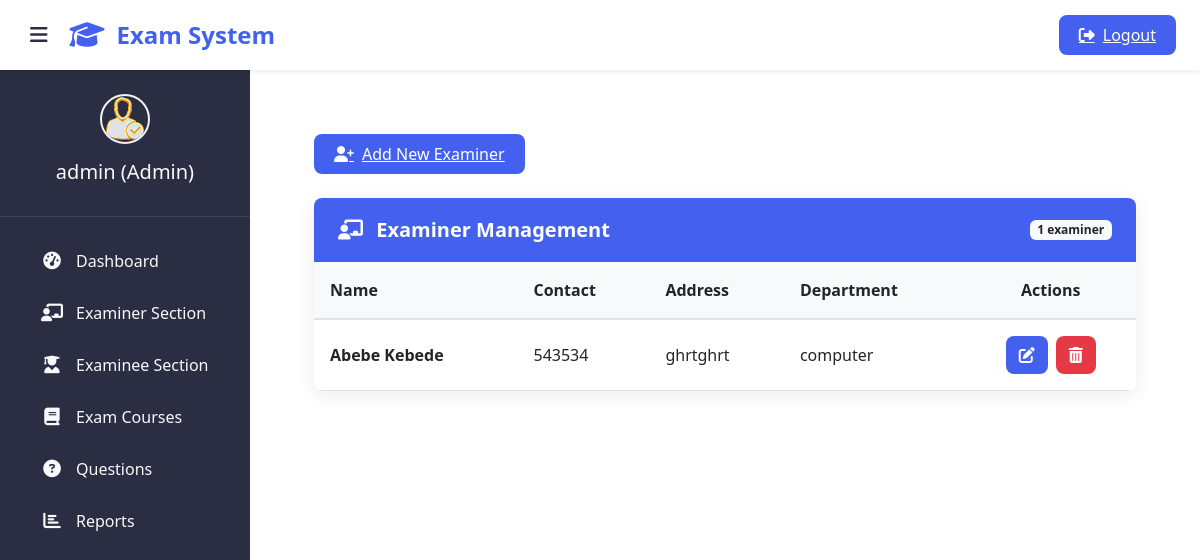
The app's page /admin-view-teacher (signed in), older data.
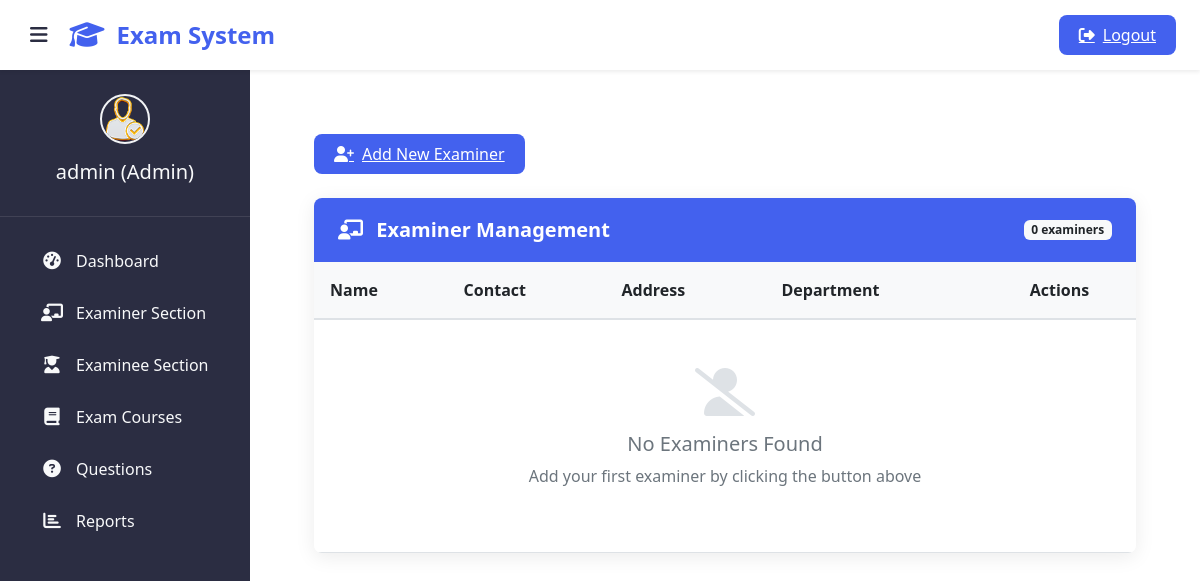
The same page, newer data.
### teacher/models.py (models this page shows, shortened)
class Teacher(models.Model):
    user=models.OneToOneField(User,on_delete=models.CASCADE)
    profile_pic= models.ImageField(upload_to='profile_pic/Teacher/',null=True,blank=True)
    address = models.CharField(max_length=40)
    mobile = models.CharField(max_length=20,null=False)
    status= models.BooleanField(default=False)
    salary=models.PositiveIntegerField(null=True)
    department = models.CharField(max_length=100)
    @property
    def get_name(self):
        return self.user.first_name+" "+self.user.last_name

### exam/views.py (the view)
# urls.py: path('admin-view-teacher', views.admin_view_teacher_view,name='admin-view-teacher'),
@login_required(login_url='adminlogin')
def admin_view_teacher_view(request):
    teachers= TMODEL.Teacher.objects.all().filter(status=True)
    return render(request,'exam/admin_view_teacher.html',{'teachers':teachers})

### templates/exam/admin_view_teacher.html (shortened to what this page needs)
{% extends 'exam/adminbase.html' %}
{% block content %}
{% load static %}
<head>
  <link href="https://cdn.jsdelivr.net/npm/bootstrap@5.3.0/dist/css/bootstrap.min.css" rel="stylesheet">
  <link rel="stylesheet" href="https://cdnjs.cloudflare.com/ajax/libs/font-awesome/6.4.0/css/all.min.css">
</head>
<div class="dashboard-container">
  <a href="{% url 'teachersignup' %}" class="add-examiner-btn">
    <i class="fas fa-user-plus"></i> Add New Examiner
  </a>
  <div class="card">
    <div class="card-header d-flex justify-content-between align-items-center">
      <h5 class="card-title"><i class="fas fa-chalkboard-teacher me-2"></i> Examiner Management</h5>
      <span class="badge bg-light text-dark">{{ teachers.count }} examiner{{ teachers.count|pluralize }}</span>
    </div>
    <div class="table-responsive">
      <table class="table table-hover align-middle">
        <thead>
          <tr>
            <th>Name</th>
            <th>Contact</th>
            <th>Address</th>
            <th>Department</th>
            <th class="text-center">Actions</th>
          </tr>
        </thead>
        <tbody>
          {% if teachers %}
            {% for t in teachers %}
              <tr>
                <td class="fw-semibold">{{ t.get_name }}</td>
                <td>{{ t.mobile }}</td>
                <td>{{ t.address|truncatechars:30 }}</td>
                <td>{{ t.department|truncatechars:30 }}</td>
                <td>
                  <div class="action-btns">
                    <a href="{% url 'update-teacher' t.id %}" class="btn btn-edit" title="Edit">
                      <i class="fas fa-edit"></i>
                    </a>
                    <a href="{% url 'delete-teacher' t.id %}" class="btn btn-delete" title="Delete">
                      <i class="fas fa-trash-alt"></i>
                    </a>
                  </div>
                </td>
              </tr>
            {% endfor %}
          {% else %}
            <tr>
              <td colspan="5">
                <div class="empty-state">
                  <i class="fas fa-user-slash"></i>
                  <h5>No Examiners Found</h5>
                  <p>Add your first examiner by clicking the button above</p>
                </div>
              </td>
            </tr>
          {% endif %}
        </tbody>
      </table>
    </div>
  </div>
</div>
{% endblock content %}

Row changes from the older to the newer data that the page shows:
removed Teacher: get_name "Abebe Kebede", mobile "543534", address "ghrtghrt", department "computer"
Text that changed along with them:
{{ teachers.count }}: "1" → "0"
text now shown: "No Examiners Found Add your first examiner by clicking the button above"
